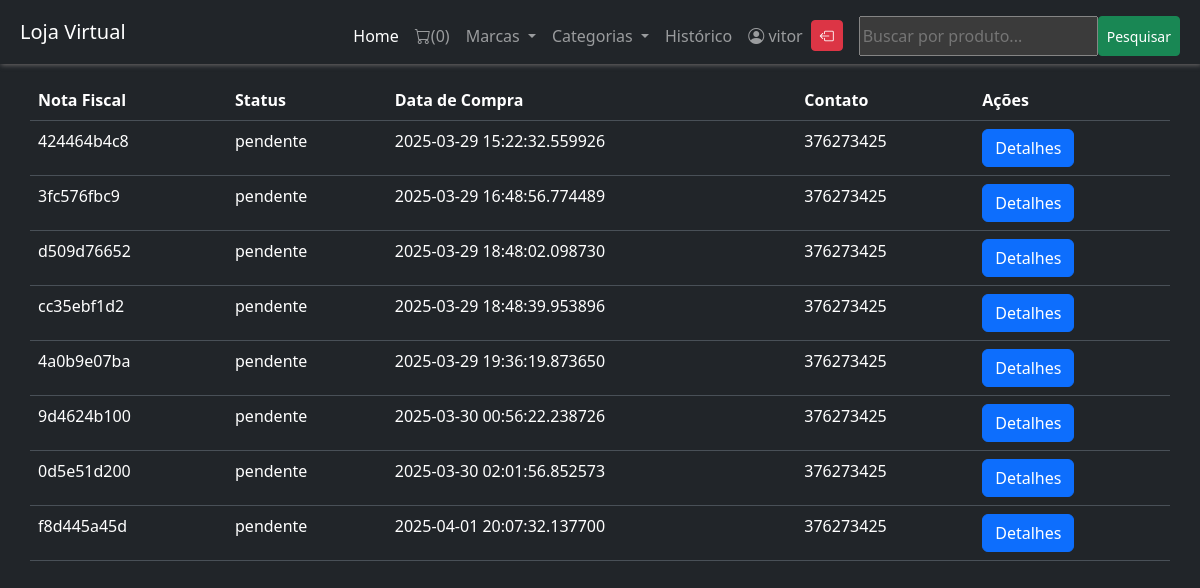
Before: /cliente/historico (signed in) with the older database file.
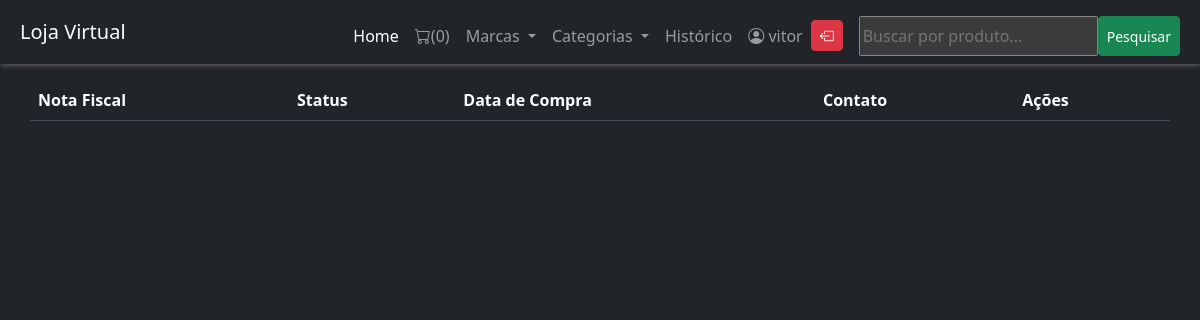
After: the same page with the newer database file.
### loja/clientes/models.py (models this page shows, shortened)
class CadastrarCliente(db.Model, UserMixin):
    id = db.Column(db.Integer, primary_key = True)
    name = db.Column(db.String(50), unique = False, nullable = False)
    username = db.Column(db.String(50), unique = True, nullable = False )
    email = db.Column(db.String(50), unique = True, nullable = False )
    password = db.Column(db.String(180), unique=False, nullable = False)
    country = db.Column(db.String(50), unique = False, nullable = False )
    state = db.Column(db.String(50), unique = False, nullable = False )
    city = db.Column(db.String(50), unique = False, nullable = False )
    contact = db.Column(db.String(50), unique = False, nullable = False )
    address = db.Column(db.String(50), unique = False, nullable = False)
    zipcode = db.Column(db.String(50), unique = False, nullable = False)
    profile = db.Column(db.String(50), unique = False, default = 'profile.jpg' )
    data_criado = db.Column(db.DateTime(50), unique = False, nullable = False, default=datetime.utcnow )

class ClientePedido(db.Model):
    id = db.Column(db.Integer, primary_key = True)
    notaFiscal = db.Column(db.String(50), unique = True, nullable = False)
    status = db.Column(db.String(50), default='pendente', nullable = False )
    cliente_id = db.Column(db.String(50), unique = False, nullable = False )
    data_criado= db.Column(db.DateTime, default=datetime.utcnow, nullable = False)
    pedido = db.Column(JsonEcodedDirect)

### loja/clientes/routes.py (the view)
@app.route('/cliente/historico', methods=['GET', 'POST'])
@login_required
def historico():
    if current_user.is_authenticated:
        cliente_id = current_user.id
        pedidos = ClientePedido.query.filter_by(cliente_id=cliente_id).all()
        subtotal = 0
        for pedido in pedidos:
            if isinstance(pedido.pedido, str):  # Verificar se o pedido é uma string
                pedido.pedido = json.loads(pedido.pedido)
            for _key, produto in pedido.pedido.items():
                discount = (produto['discount'] / 100) * float(produto['price'])
                subtotal += (float(produto['price']) - discount) * int(produto['quantity'])
        imposto = round(0.06 * subtotal, 2)  # Imposto de 6%
        gTotal = round(subtotal + imposto, 2)
        marcas = Marca.query.join(Addproduto, (Marca.id == Addproduto.marca_id)).all()
        categorias = Categoria.query.join(Addproduto, (Categoria.id == Addproduto.categoria_id)).all()
    return render_template('cliente/historico.html', pedidos=pedidos, marcas=marcas, categorias=categorias, title='Histórico de pedidos', imposto=imposto, subtotal=subtotal, gTotal=gTotal)

### loja/clientes/models.py (called while the page is built)
@login_manager.user_loader
def user_carregar(user_id):
    return CadastrarCliente.query.get(user_id)

    def process_bind_param(self, value, dialect):
        if value is None:
            return '{}'
        else:
            return json.dumps(value)

### loja/templates/cliente/historico.html (shortened to what this page needs)
{%extends 'layouts.html'%}
{% block content %}
{% include 'navbar.html' %}
<div class="container mt-5">
    <div class="row">
        <table class="table mt-3">
            <thead>
                <tr>
                    <th>Nota Fiscal</th>
                    <th>Status</th>
                    <th>Data de Compra</th>
                    <th>Contato</th>
                    <th>Ações</th>
                </tr>
            </thead>
            <tbody>
                {% for pedido in pedidos %}
                <tr>
                    <td>{{ pedido.notaFiscal }}</td>
                    <td>{{ pedido.status }}</td>
                    <td>{{ pedido.data_criado}}</td>
                    <td>{{ current_user.contact }}</td>
                    <td>
                        <button type="button" class="btn btn-primary" data-bs-toggle="modal" data-bs-target="#{{pedido.notaFiscal}}">
                            Detalhes
                        </button>
                    </td>
                </tr>
                {% endfor %}
            </tbody>
        </table>
    </div>
</div>
{% endblock %}

### loja/templates/layouts.html (shortened to what this page needs)
<!doctype html>
<html lang="pt-br" data-bs-theme="dark">
  <head>
    <link href="{{url_for('static', filename = 'css/bootstrap.min.css')}}" rel="stylesheet">
  </head>
  <body>
    {% block content %}
    {% endblock content %}
  </body>
</html>

### loja/templates/navbar.html (shortened to what this page needs)
<head>
  <link href="https://cdn.jsdelivr.net/npm/bootstrap-icons/font/bootstrap-icons.css" rel="stylesheet">
</head>
<div class="container p-2">
    <nav class="navbar navbar-dark bg-dark fixed-top navbar-expand-lg p-2" style="box-shadow: 1px 1px 5px rgb(109, 107, 107);">
        <div class="container-fluid">
          <a class="navbar-brand" href="{{url_for('home')}}">Loja Virtual</a>
          <div class="offcanvas offcanvas-end text-bg-dark" tabindex="-1" id="offcanvasDarkNavbar" aria-labelledby="offcanvasDarkNavbarLabel">
            <div class="offcanvas-body">
              <ul class="navbar-nav justify-content-end flex-grow-1 pe-3 mt-2 mr-2">
                <li class="nav-item">
                  <a class="nav-link active" aria-current="page" href="{{url_for('home')}}">Home</a>
                </li>
                <li class="nav-item">
                  <a class="nav-link" href="{{url_for('getCart')}}" tabindex="-1"><i class="bi bi-cart"></i>({{session['LojainCarrinho']|length}})</a>
                </li>
                <li class="nav-item dropdown">
                  <a class="nav-link dropdown-toggle" href="#" role="button" data-bs-toggle="dropdown" aria-expanded="false">
                    Marcas
                  </a>
                </li>
                <li class="nav-item dropdown">
                    <a class="nav-link dropdown-toggle" href="#" role="button" data-bs-toggle="dropdown" aria-expanded="false">
                      Categorias
                    </a>
                  </li>
                {% if current_user.is_authenticated %}
                <li class="nav-item">
                  <a class="nav-link" href="{{url_for('historico')}}" tabindex="-1">Histórico</a>
                </li>
                <li class="nav-item">
                  <a href="" class="nav-link "><i class="bi bi-person-circle"></i> {{current_user.name}}</a>
                </li>
                {%endif%}
                {% if current_user.is_authenticated %}
                <li class="nav-item">
                  <a class="btn btn-danger btn-sm mt-1" href="{{url_for('cliente_logout')}}" tabindex="-1"><i class="bi bi-box-arrow-left"></i></a>
                </li>
                {%else%}
                <li class="nav-item">
                  <a class="nav-link" href="{{url_for('cadastrar_clientes')}}" tabindex="-1">Cadastrar-se</a>
                </li>
                <li class="nav-item"><a class="btn btn-success btn-sm mt-1" href="{{url_for('clienteLogin')}}" tabindex="-1"><i class="bi bi-box-arrow-right"></i></a>
                </li>
                {%endif%}
              </ul>
              <form method="get" action="{{ url_for('pesquisa') }}" class="d-flex mt-2" role="search">
                <input type="text" name="query" placeholder="Buscar por produto..." value="{{ pesquisa  }}" class="mr-1">
                <button type="submit " class="btn btn-success btn-sm">Pesquisar</button>
              </form>
            </div>
          </div>
        </div>
      </nav>
</div>

Changed rows visible on the page:
removed ClientePedido: notaFiscal "424464b4c8", status "pendente", data_criado "2025-03-29 15:22:32.559926", {{ current_user.contact }} "376273425"
removed ClientePedido: notaFiscal "3fc576fbc9", status "pendente", data_criado "2025-03-29 16:48:56.774489", {{ current_user.contact }} "376273425"
removed ClientePedido: notaFiscal "d509d76652", status "pendente", data_criado "2025-03-29 18:48:02.098730", {{ current_user.contact }} "376273425"
removed ClientePedido: notaFiscal "cc35ebf1d2", status "pendente", data_criado "2025-03-29 18:48:39.953896", {{ current_user.contact }} "376273425"
removed ClientePedido: notaFiscal "4a0b9e07ba", status "pendente", data_criado "2025-03-29 19:36:19.873650", {{ current_user.contact }} "376273425"
removed ClientePedido: notaFiscal "9d4624b100", status "pendente", data_criado "2025-03-30 00:56:22.238726", {{ current_user.contact }} "376273425"
removed ClientePedido: notaFiscal "0d5e51d200", status "pendente", data_criado "2025-03-30 02:01:56.852573", {{ current_user.contact }} "376273425"
removed ClientePedido: notaFiscal "f8d445a45d", status "pendente", data_criado "2025-04-01 20:07:32.137700", {{ current_user.contact }} "376273425"
